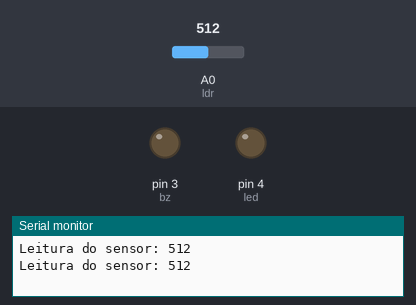
Bench run of a sketch on a simulated Arduino Uno, built with avr-gcc and run on an emulated ATmega328P. Parts: output pins drawn as LEDs (lit = HIGH), the last lines printed to the serial monitor. Dashed ring = blinking. Inputs (shaded band) come from the test bench; at power-on: A0 (ldr) = 512.

Above: at 1.8 s.
1.9 s: A0 (ldr) set to 12
3.4 s: A0 (ldr) set to 9
At 4.4 s:
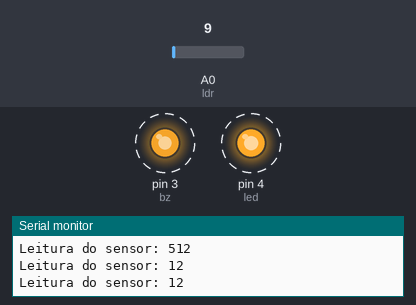
7.5 s: A0 (ldr) set to 122
At 8.3 s:
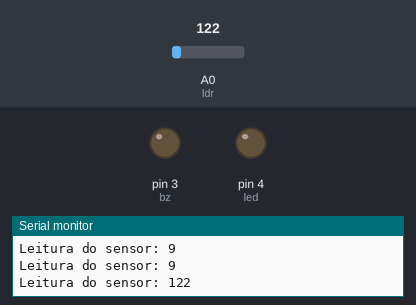
Timing chart, 0 to 10.5 s (numbered marks = the images above; inputs shaded):
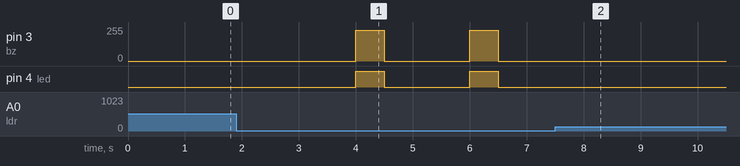

The sketch:

ldr.ino
```cpp
int ldr = A0;
int bz = 3;
int led = 4;
int entrada = 0;

void setup() {
  pinMode(ldr, INPUT);
  pinMode(led, OUTPUT);
  pinMode(bz, OUTPUT);
  Serial.begin(9600);
}

void loop() {
  entrada = analogRead(ldr);
  if(entrada<=10){
    analogWrite(bz, 1000);
    digitalWrite(led, HIGH);
    delay(500);
    analogWrite(bz, 0);
    digitalWrite(led, LOW);
    delay(500);
  }
  else{
    analogWrite(led, 0);
  }
  Serial.print("Leitura do sensor: ");
  Serial.println(entrada);
  delay(1000);
}
```

Measured:
- the behaviour switches between 11 and 10 on A0 (ldr) (found by bisection; images 0 and 1)
- after the input at 3.4 s, pin 3 (bz): alternates 232/255 for 0.50 s and 0/255 for 1.5 s, starting after 0.60 s; pin 4 (led): alternates HIGH for 0.50 s and LOW for 1.5 s, starting after 0.60 s
- after the input at 7.5 s, pin 3 (bz): stops changing and stays 0/255; pin 4 (led): stops changing and stays LOW
